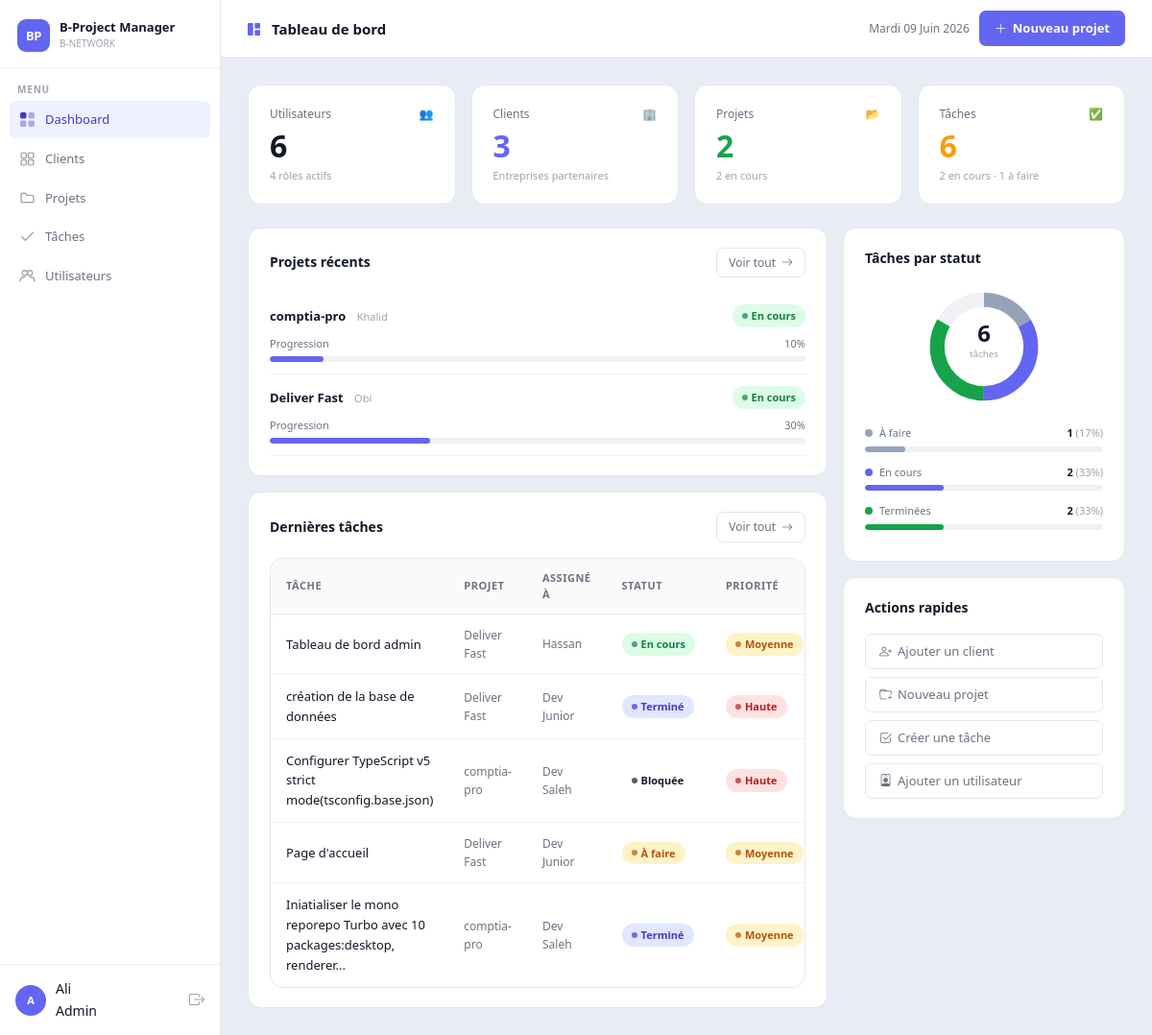
/bproject/dashboard.php (signed in), run on the app's committed database.
### tables this page shows
CREATE TABLE `projects` (
  `id` int(11) NOT NULL,
  `title` varchar(150) NOT NULL,
  `description` text DEFAULT NULL,
  `client_id` int(11) DEFAULT NULL,
  `start_date` date DEFAULT NULL,
  `end_date` date DEFAULT NULL,
  `status` varchar(50) DEFAULT NULL,
  `progress` int(3) NOT NULL DEFAULT 0,
  `created_at` timestamp NOT NULL DEFAULT current_timestamp()
);

CREATE TABLE `clients` (
  `id` int(11) NOT NULL,
  `name` varchar(100) NOT NULL,
  `email` varchar(100) DEFAULT NULL,
  `phone` varchar(20) DEFAULT NULL,
  `company` varchar(100) DEFAULT NULL,
  `created_at` timestamp NOT NULL DEFAULT current_timestamp()
);

CREATE TABLE `tasks` (
  `id` int(11) NOT NULL,
  `title` varchar(150) NOT NULL,
  `description` text DEFAULT NULL,
  `project_id` int(11) DEFAULT NULL,
  `assigned_to` int(11) DEFAULT NULL,
  `status` varchar(50) DEFAULT NULL,
  `priority` enum('Basse','Moyenne','Haute') NOT NULL DEFAULT 'Moyenne',
  `due_date` date DEFAULT NULL,
  `created_at` timestamp NOT NULL DEFAULT current_timestamp()
);

CREATE TABLE `users` (
  `id` int(11) NOT NULL,
  `name` varchar(100) NOT NULL,
  `email` varchar(100) NOT NULL,
  `password` varchar(255) NOT NULL,
  `role_id` int(11) DEFAULT NULL,
  `created_at` timestamp NOT NULL DEFAULT current_timestamp()
);

### bproject/dashboard.php (the view, shortened to what this page needs)
<?php
require_once "config/database.php";
$users_count     = mysqli_fetch_assoc(mysqli_query($conn, "SELECT COUNT(*) AS t FROM users"))['t'];
$clients_count   = mysqli_fetch_assoc(mysqli_query($conn, "SELECT COUNT(*) AS t FROM clients"))['t'];
$projects_count  = mysqli_fetch_assoc(mysqli_query($conn, "SELECT COUNT(*) AS t FROM projects"))['t'];
$tasks_count     = mysqli_fetch_assoc(mysqli_query($conn, "SELECT COUNT(*) AS t FROM tasks"))['t'];
$tasks_todo      = mysqli_fetch_assoc(mysqli_query($conn, "SELECT COUNT(*) AS t FROM tasks WHERE status = 'À faire'"))['t'];
$tasks_inprog    = mysqli_fetch_assoc(mysqli_query($conn, "SELECT COUNT(*) AS t FROM tasks WHERE status = 'En cours'"))['t'];
$tasks_done      = mysqli_fetch_assoc(mysqli_query($conn, "SELECT COUNT(*) AS t FROM tasks WHERE status = 'Terminé'"))['t'];
$projects_active = mysqli_fetch_assoc(mysqli_query($conn, "SELECT COUNT(*) AS t FROM projects WHERE status = 'En cours'"))['t'];
$recent_projects = mysqli_query($conn,
    "SELECT p.*, c.name AS client_name
     FROM projects p
     LEFT JOIN clients c ON p.client_id = c.id
     ORDER BY p.created_at DESC LIMIT 5"
);
$recent_tasks = mysqli_query($conn,
    "SELECT t.*, u.name AS assignee_name, p.title AS project_title
     FROM tasks t
     LEFT JOIN users u    ON t.assigned_to = u.id
     LEFT JOIN projects p ON t.project_id  = p.id
     ORDER BY t.created_at DESC LIMIT 5"
);
?>
<?php include "views/layout/header.php"; ?>
<?php include "views/layout/sidebar.php"; ?>
<div class="bp-topbar">
  <span class="bp-page-title">
    <i class="bi bi-grid-1x2-fill me-2" style="color:var(--accent);font-size:13px;"></i>
    Tableau de bord
  </span>
  <div class="bp-topbar-right">
    <span style="font-size:12px;color:var(--text-2);">
      <?php
      $jours = ['Sunday'=>'Dimanche','Monday'=>'Lundi','Tuesday'=>'Mardi',
                'Wednesday'=>'Mercredi','Thursday'=>'Jeudi','Friday'=>'Vendredi','Saturday'=>'Samedi'];
      $mois  = ['January'=>'Janvier','February'=>'Février','March'=>'Mars','April'=>'Avril',
                'May'=>'Mai','June'=>'Juin','July'=>'Juillet','August'=>'Août',
                'September'=>'Septembre','October'=>'Octobre','November'=>'Novembre','December'=>'Décembre'];
      echo $jours[date('l')] . ' ' . date('d') . ' ' . $mois[date('F')] . ' ' . date('Y');
      ?>
    </span>
    <?php if ($role_id <= 2): ?>
    <a href="/bproject/views/projects/create.php" class="btn-bp-primary">
      <i class="bi bi-plus-lg"></i> Nouveau projet
    </a>
    <?php endif; ?>
  </div>
</div>
<div class="bp-content">
  <div class="row g-3 mb-4">
    <div class="col-6 col-xl-3">
      <div class="bp-stat-card">
        <div class="bp-stat-label">Utilisateurs <span class="bp-stat-icon">👥</span></div>
        <div class="bp-stat-val"><?php echo $users_count; ?></div>
        <div class="bp-stat-sub">4 rôles actifs</div>
      </div>
    </div>
    <div class="col-6 col-xl-3">
      <div class="bp-stat-card">
        <div class="bp-stat-label">Clients <span class="bp-stat-icon">🏢</span></div>
        <div class="bp-stat-val" style="color:var(--accent);"><?php echo $clients_count; ?></div>
        <div class="bp-stat-sub">Entreprises partenaires</div>
      </div>
    </div>
    <div class="col-6 col-xl-3">
      <div class="bp-stat-card">
        <div class="bp-stat-label">Projets <span class="bp-stat-icon">📂</span></div>
        <div class="bp-stat-val" style="color:#16a34a;"><?php echo $projects_count; ?></div>
        <div class="bp-stat-sub"><?php echo $projects_active; ?> en cours</div>
      </div>
    </div>
    <div class="col-6 col-xl-3">
      <div class="bp-stat-card">
        <div class="bp-stat-label">Tâches <span class="bp-stat-icon">✅</span></div>
        <div class="bp-stat-val" style="color:#f59e0b;"><?php echo $tasks_count; ?></div>
        <div class="bp-stat-sub"><?php echo $tasks_inprog; ?> en cours · <?php echo $tasks_todo; ?> à faire</div>
      </div>
    </div>
  </div>
  <div class="row g-3">
    <div class="col-12 col-xl-8">
      <div class="bp-card mb-3">
        <div class="d-flex align-items-center justify-content-between mb-3">
          <div class="bp-card-title mb-0">Projets récents</div>
          <a href="/bproject/views/projects/index.php" class="btn-bp-ghost"
             style="font-size:12px;padding:5px 12px;">
            Voir tout <i class="bi bi-arrow-right"></i>
          </a>
        </div>
        <?php if (mysqli_num_rows($recent_projects) === 0): ?>
          <div style="text-align:center;padding:24px;color:var(--text-3);font-size:13px;">
            Aucun projet pour l'instant.
          </div>
        <?php else: ?>
          <?php while ($proj = mysqli_fetch_assoc($recent_projects)):
            $progress    = $proj['progress'] ?? 0;
            $bar_color   = match($proj['status']) {
              'Terminé'    => 'fill-green',
              'En attente' => 'fill-amber',
              default      => ''
            };
            $badge_class = match($proj['status']) {
              'En cours'   => 'badge-active',
              'Terminé'    => 'badge-done',
              'En attente' => 'badge-pending',
              default      => 'badge-paused'
            };
          ?>
          <div style="padding:12px 0;border-bottom:1px solid var(--border-light);">
            <div class="d-flex align-items-center justify-content-between mb-2">
              <div>
                <span style="font-size:13px;font-weight:600;color:var(--text-1);">
                  <?php echo htmlspecialchars($proj['title']); ?>
                </span>
                <span style="font-size:11px;color:var(--text-3);margin-left:8px;">
                  <?php echo htmlspecialchars($proj['client_name'] ?? '—'); ?>
                </span>
              </div>
              <span class="bp-badge <?php echo $badge_class; ?>">
                <?php echo htmlspecialchars($proj['status']); ?>
              </span>
            </div>
            <div class="bp-progress-wrap">
              <div class="bp-progress-label">
                <span>Progression</span><span><?php echo $progress; ?>%</span>
              </div>
              <div class="bp-progress-bar">
                <div class="bp-progress-fill <?php echo $bar_color; ?>"
                     style="width:<?php echo $progress; ?>%;"></div>
              </div>
            </div>
          </div>
          <?php endwhile; ?>
        <?php endif; ?>
      </div>
      <div class="bp-card">
        <div class="d-flex align-items-center justify-content-between mb-3">
          <div class="bp-card-title mb-0">Dernières tâches</div>
          <a href="/bproject/views/tasks/index.php" class="btn-bp-ghost"
             style="font-size:12px;padding:5px 12px;">
            Voir tout <i class="bi bi-arrow-right"></i>
          </a>
        </div>
        <?php if (mysqli_num_rows($recent_tasks) === 0): ?>
          <div style="text-align:center;padding:24px;color:var(--text-3);font-size:13px;">
            Aucune tâche pour l'instant.
          </div>
        <?php else: ?>
          <div class="bp-table-wrap">
            <table class="bp-table">
              <thead>
                <tr>
                  <th>Tâche</th>
                  <th>Projet</th>
                  <th>Assigné à</th>
                  <th>Statut</th>
                  <th>Priorité</th>
                </tr>
              </thead>
              <tbody>
                <?php while ($task = mysqli_fetch_assoc($recent_tasks)):
                  $t_badge = match($task['status']) {
                    'En cours' => 'badge-active',
                    'Terminé'  => 'badge-done',
                    'Bloquée'  => 'badge-blocked',
                    default    => 'badge-pending'
                  };
                  $p_badge = match($task['priority'] ?? 'Moyenne') {
                    'Haute' => 'badge-high',
                    'Basse' => 'badge-low',
                    default => 'badge-medium'
                  };
                ?>
                <tr>
                  <td style="font-weight:500;"><?php echo htmlspecialchars($task['title']); ?></td>
                  <td class="text-muted-bp"><?php echo htmlspecialchars($task['project_title'] ?? '—'); ?></td>
                  <td class="text-muted-bp"><?php echo htmlspecialchars($task['assignee_name'] ?? 'Non assigné'); ?></td>
                  <td><span class="bp-badge <?php echo $t_badge; ?>"><?php echo htmlspecialchars($task['status']); ?></span></td>
                  <td><span class="bp-badge <?php echo $p_badge; ?>"><?php echo htmlspecialchars($task['priority'] ?? 'Moyenne'); ?></span></td>
                </tr>
                <?php endwhile; ?>
              </tbody>
            </table>
          </div>
        <?php endif; ?>
      </div>
    </div>
    <div class="col-12 col-xl-4">
<div class="bp-card mb-3">
  <div class="bp-card-title">Tâches par statut</div>
  <?php
  $total   = max((int)$tasks_count, 1);
  $t_todo  = (int)$tasks_todo;
  $t_prog  = (int)$tasks_inprog;
  $t_done  = (int)$tasks_done;
  $circ    = 282.7;
  $pct_todo = round($t_todo / $total * 100);
  $pct_prog = round($t_prog / $total * 100);
  $pct_done = round($t_done / $total * 100);
  $arc_todo = round($t_todo / $total * $circ, 1);
  $arc_prog = round($t_prog / $total * $circ, 1);
  $arc_done = round($t_done / $total * $circ, 1);
  $offset_todo = 0;
  ?>
  <div style="display:flex;align-items:center;justify-content:center;margin-bottom:16px;">
    <svg viewBox="0 0 120 120" width="130" height="130" style="flex-shrink:0;">
      <circle cx="60" cy="60" r="45"
              fill="none" stroke="#f0f0f5" stroke-width="14"/>
      <circle cx="60" cy="60" r="45"
              fill="none" stroke="#94a3b8" stroke-width="14"
              stroke-dasharray="<?php echo $arc_todo; ?> <?php echo $circ; ?>"
              stroke-dashoffset="<?php echo $offset_todo; ?>"
              transform="rotate(-90 60 60)"
              stroke-linecap="butt"/>
      <circle cx="60" cy="60" r="45"
              fill="none" stroke="#6366f1" stroke-width="14"
              stroke-dasharray="<?php echo $arc_prog; ?> <?php echo $circ; ?>"
              stroke-dashoffset="-<?php echo $arc_todo; ?>"
              transform="rotate(-90 60 60)"
              stroke-linecap="butt"/>
      <circle cx="60" cy="60" r="45"
              fill="none" stroke="#16a34a" stroke-width="14"
              stroke-dasharray="<?php echo $arc_done; ?> <?php echo $circ; ?>"
              stroke-dashoffset="-<?php echo round($arc_todo + $arc_prog, 1); ?>"
              transform="rotate(-90 60 60)"
              stroke-linecap="butt"/>
      <text x="60" y="55" text-anchor="middle"
            font-size="22" font-weight="700"
            fill="#111827"><?php echo $tasks_count; ?></text>
      <text x="60" y="70" text-anchor="middle"
            font-size="9" fill="#9ca3af">tâches</text>
    </svg>
  </div>
  <?php
  $statuts = [
    ['label'=>'À faire',   'val'=>$t_todo, 'pct'=>$pct_todo, 'color'=>'#94a3b8'],
    ['label'=>'En cours',  'val'=>$t_prog, 'pct'=>$pct_prog, 'color'=>'#6366f1'],
    ['label'=>'Terminées', 'val'=>$t_done, 'pct'=>$pct_done, 'color'=>'#16a34a'],
  ];
  foreach ($statuts as $s):
  ?>
  <div style="margin-bottom:12px;">
    <div class="bp-progress-label">
      <span style="display:flex;align-items:center;gap:7px;">
        <span style="width:8px;height:8px;border-radius:50%;
                     background:<?php echo $s['color']; ?>;
                     display:inline-block;flex-shrink:0;"></span>
        <?php echo $s['label']; ?>
      </span>
      <span style="font-weight:600;color:var(--text-1);">
        <?php echo $s['val']; ?>
        <span style="font-weight:400;color:var(--text-3);font-size:11px;">
          (<?php echo $s['pct']; ?>%)
        </span>
      </span>
    </div>
    <div class="bp-progress-bar">
      <div class="bp-progress-fill"
           style="width:<?php echo $s['pct']; ?>%;
                  background:<?php echo $s['color']; ?>;"></div>
    </div>
  </div>
  <?php endforeach; ?>
</div>
      <div class="bp-card">
        <div class="bp-card-title">Actions rapides</div>
        <div class="d-flex flex-column gap-2">
          <?php if ($role_id === 1): ?>
          <a href="/bproject/views/clients/create.php" class="btn-bp-ghost w-100"
             style="justify-content:flex-start;">
            <i class="bi bi-person-plus"></i> Ajouter un client
          </a>
          <?php endif; ?>
          <?php if ($role_id <= 2): ?>
          <a href="/bproject/views/projects/create.php" class="btn-bp-ghost w-100"
             style="justify-content:flex-start;">
            <i class="bi bi-folder-plus"></i> Nouveau projet
          </a>
          <?php endif; ?>
          <?php if ($role_id <= 3): ?>
          <a href="/bproject/views/tasks/create.php" class="btn-bp-ghost w-100"
             style="justify-content:flex-start;">
            <i class="bi bi-check2-square"></i> Créer une tâche
          </a>
          <?php endif; ?>
          <?php if ($role_id === 1): ?>
          <a href="/bproject/views/users/create.php" class="btn-bp-ghost w-100"
             style="justify-content:flex-start;">
            <i class="bi bi-person-badge"></i> Ajouter un utilisateur
          </a>
          <?php endif; ?>
        </div>
      </div>
    </div>
  </div>
</div>
<?php include "views/layout/footer.php"; ?>

### data on the page
projects: title "comptia-pro", client.name "Khalid", status "En cours", progress "10"
projects: title "Deliver Fast", client.name "Obi", status "En cours", progress "30"
tasks: title "Tableau de bord admin", project.title "Deliver Fast", assigned_to.name "Hassan", status "En cours", priority "Moyenne"
tasks: title "création de la base de données", project.title "Deliver Fast", assigned_to.name "Dev Junior", status "Terminé", priority "Haute"
tasks: title "Configurer TypeScript v5 strict mode(tsconfig.base.json)", project.title "comptia-pro", assigned_to.name "Dev Saleh", status "Bloquée", priority "Haute"
tasks: title "Page d'accueil", project.title "Deliver Fast", assigned_to.name "Dev Junior", status "À faire", priority "Moyenne", project "1", pct "17"
tasks: title "Iniatialiser le mono reporepo Turbo avec 10 packages:desktop, renderer...", project.title "comptia-pro", assigned_to.name "Dev Saleh", status "Terminé", priority "Moyenne"

### other printed values
$initials "A"
$user_name "Ali"
$role_label "Admin"
$users_count "6"
$clients_count "3"
$projects_count "2"
$projects_active "2"
$tasks_count "6"
$tasks_inprog "2"
$tasks_todo "1"
$s['label'] "En cours"
$s['val'] "2"
$s['pct'] "33"
$s['label'] "Terminées"
